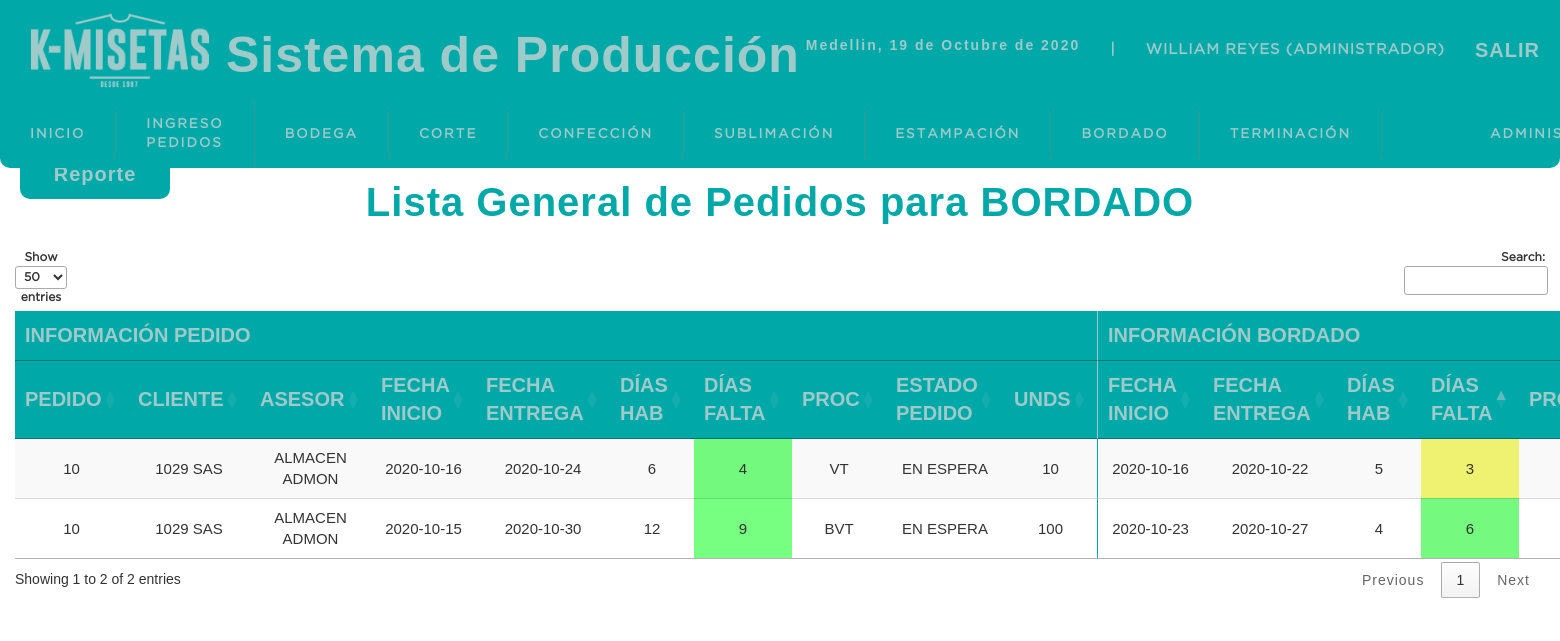
The page /sistema/listabordadogeneral.php (signed in) on the database as committed earlier.
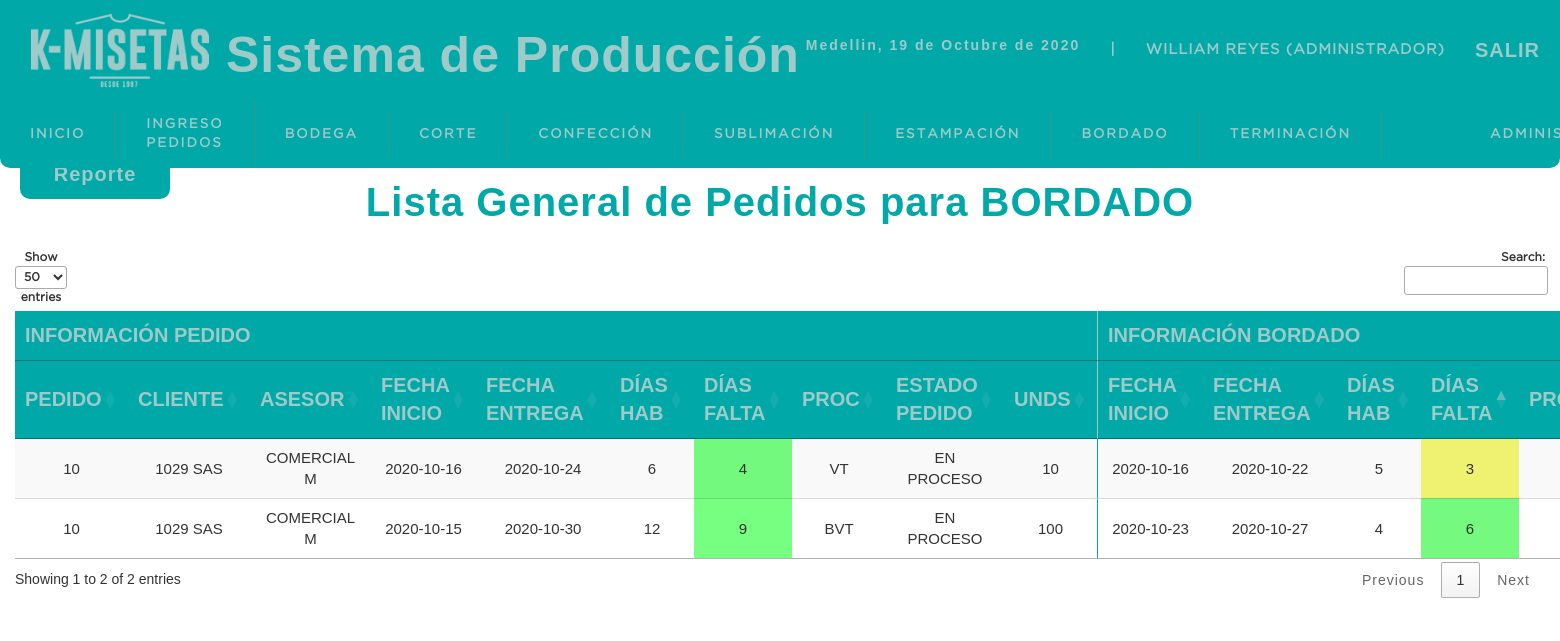
The same page on the database as committed later.
### tables this page shows
CREATE TABLE `pedidos` (
  `idpedido` int(11) NOT NULL,
  `num_pedido` varchar(10) NOT NULL,
  `cliente` varchar(50) NOT NULL,
  `asesor` varchar(15) NOT NULL,
  `fecha_inicio` date NOT NULL,
  `fecha_fin` date NOT NULL,
  `dias_habiles` int(11) NOT NULL,
  `procesos` int(11) NOT NULL,
  `unds` int(11) NOT NULL,
  `fecha_ingreso` datetime NOT NULL DEFAULT current_timestamp(),
  `usuario` int(11) NOT NULL,
  `area_inicio` varchar(13) NOT NULL DEFAULT '0',
  `estado` int(11) NOT NULL DEFAULT 0
);

CREATE TABLE `estado` (
  `id_estado` int(11) NOT NULL,
  `estado` varchar(15) NOT NULL
);

CREATE TABLE `procesos` (
  `idproceso` int(11) NOT NULL,
  `siglas` varchar(5) NOT NULL,
  `1` varchar(13) NOT NULL,
  `2` varchar(13) NOT NULL,
  `3` varchar(13) NOT NULL,
  `4` varchar(13) NOT NULL,
  `5` varchar(13) NOT NULL,
  `6` varchar(13) NOT NULL,
  `tiempo1` decimal(10,2) NOT NULL,
  `tiempo2` decimal(10,2) NOT NULL,
  `tiempo3` decimal(10,2) DEFAULT NULL,
  `tiempo4` decimal(10,2) DEFAULT NULL,
  `tiempo5` decimal(10,2) DEFAULT NULL,
  `tiempo6` decimal(10,2) DEFAULT NULL,
  `dias_habiles` int(11) NOT NULL
);

CREATE TABLE `bordado` (
  `idbordado` int(11) NOT NULL,
  `pedido` int(11) NOT NULL,
  `iniciofecha` date NOT NULL,
  `finfecha` date NOT NULL,
  `dias` int(11) NOT NULL,
  `inicioprocesofecha` date NOT NULL,
  `finprocesofecha` date NOT NULL,
  `obs_bordado` varchar(2000) NOT NULL,
  `parcial` int(11) NOT NULL DEFAULT 0,
  `estado` int(11) NOT NULL DEFAULT 0,
  `usuario` int(11) DEFAULT NULL,
  `logo` varchar(100) DEFAULT NULL,
  `pte_diseno` varchar(2) DEFAULT NULL,
  `num_bordado` int(11) DEFAULT NULL,
  `muestra` varchar(4) DEFAULT NULL,
  `punt_unidad` int(11) DEFAULT NULL
);

### sistema/listabordadogeneral.php (the view, shortened to what the changed rows need)
<?php
include "../conexion.php";
?>
<!DOCTYPE html>
<html lang="es">
<head>
    <?php include "includes/scripts.php" ?>
</head>
<body>
    <?php
    include "includes/header.php" ?>
    <section id="container">
        <center>
            <div style="width:100%">
                <h1>Lista General de Pedidos para BORDADO</h1>
                <table id="tabla" class="display">
                    <thead>
                        <tr class="titulo">
                            <th style="border-right: 1px solid #9ecaca" colspan="10">Información Pedido</th>
                            <th colspan="18"> Información Bordado</th>
                        </tr>
                        <tr class="titulo">
                            <th>Pedido</th>
                            <th>Cliente</th>
                            <th>Asesor</th>
                            <th>Fecha Inicio </th>
                            <th>Fecha Entrega</th>
                            <th>Días Hab</th>
                            <th>Días Falta</th>
                            <th>Proc</th>
                            <th>Estado Pedido</th>
                            <th style="border-right: 1px solid #9ecaca">Unds</th>
                            <th>Fecha Inicio </th>
                            <th>Fecha Entrega</th>
                            <th>Días Hab</th>
                            <th>Días Falta</th>
                            <th>Producto</th>
                        </tr>
                    </thead>
                    <tbody>
                        <?php
                        function number_of_working_days($from, $to)
                        {
                            $workingDays = [1, 2, 3, 4, 5];
                            $holidayDays = ['', '*', ''];
                            $from = new DateTime($from);
                            $to = new DateTime($to);
                            $to->modify('+1 day');
                            $interval = new DateInterval('P1D');
                            $periods = new DatePeriod($from, $interval, $to);
                            $days = 0;
                            foreach ($periods as $period) {
                                if (!in_array($period->format('N'), $workingDays)) continue;
                                $days++;
                            }
                            return $days;
                        }
                        $query = mysqli_query($conexion, "SELECT pe.num_pedido, pe.cliente, pe.asesor, pe.fecha_inicio as 'iniciopedido',
            pe.fecha_fin as 'finpedido', pe.dias_habiles as 'diaspedido', pe.unds, pe.fecha_ingreso, pe.usuario,
            bor.idbordado, bor.iniciofecha as 'iniciobordado', bor.finfecha as 'finbordado', bor.dias as 'diasbordado',
            bor.inicioprocesofecha, bor.finprocesofecha, bor.parcial, us.usuario, bor.obs_bordado, pr.siglas, es.estado, est.estado as
            'estadopedido', bor.logo, bor.pte_diseno, bor.num_bordado, bor.muestra, bor.punt_unidad, bor.pedido
            FROM pedidos pe
            INNER JOIN procesos pr ON pe.procesos=pr.idproceso
            INNER JOIN bordado bor ON pe.idpedido=bor.pedido
            INNER JOIN usuario us on pe.usuario=us.idusuario
            INNER JOIN estado es ON bor.estado=es.id_estado
            INNER JOIN estado est ON pe.estado=est.id_estado
            WHERE bor.estado<=2");
                        $result = mysqli_num_rows($query);
                        if ($result > 0) {
                            while ($data = mysqli_fetch_array($query)) {
                                $pedido = $data['pedido'];
                                $prod_confe = mysqli_query($conexion, "SELECT * FROM confeccion WHERE pedido=$pedido");
                                $consult_confec = mysqli_fetch_array($prod_confe);
                                $prod_confec = $consult_confec['entrega'];
                                $prod_bod = mysqli_query($conexion, "SELECT * FROM bodega WHERE pedido=$pedido");
                                $consult_bod = mysqli_fetch_array($prod_bod);
                                $prod_bode = $consult_bod['entrega'];
                                $unds = $data['unds'];
                                $parcial = $data['parcial'];
                                $falta = $unds - $parcial;
                                $hoy = date('Y-m-d');
                                $diapedido = $data['finpedido'];
                                $diabordado = $data['finbordado'];
                                $estadopedido = $data['estadopedido'];
                                $logo=$data['logo'];
                                $pte_diseno=$data['pte_diseno'];
                                $num_bordado=$data['num_bordado'];
                                $muestra=$data['muestra'];
                                $punt_unidad=$data['punt_unidad'];
                                $total_bordados=$falta * $num_bordado;
                                $total_puntadas=$falta * $punt_unidad;
                                $horas_estimadas=$total_puntadas/60000;
                                $diafaltapedido =  number_of_working_days($hoy, $diapedido) - 1;
                                $diafaltabordado =  number_of_working_days($hoy, $diabordado) - 1;
                                echo "
                    <tr>
                    <td>" . $data['num_pedido'] . "</td>
                    <td>" . $data['cliente'] . "</td>
                    <td>" . $data['asesor'] . "</td>
                    <td>" . $data['iniciopedido'] . "</td>
                    <td>" . $data['finpedido'] . "</td>
                    <td>" . $data['diaspedido'] . "</td>";
                                if ($diafaltapedido > 3) {
                                    echo "<td class=\"greentable\">" . $diafaltapedido . "</td>";
                                } elseif ($diafaltapedido >= 0) {
                                    echo "<td class=\"yellowtable\">" . $diafaltapedido . "</td>";
                                } else {
                                    echo "<td class=\"redtable\">" . $diafaltapedido . "</td>";
                                }
                                echo " <td>" . $data['siglas'] . "</td>
                    <td>" . $estadopedido . "</td>
                    <td style=\"border-right: 1px solid #00a8a8\">" . $unds . "</td>
                    <td>" . $data['iniciobordado'] . "</td>
                    <td>" . $data['finbordado'] . "</td>
                    <td>" . $data['diasbordado'] . "</td>";
                                if ($diafaltabordado > 3) {
                                    echo "<td class=\"greentable\">" . $diafaltabordado . "</td>";
                                } elseif ($diafaltabordado >= 0) {
                                    echo "<td class=\"yellowtable\">" . $diafaltabordado . "</td>";
                                } else {
                                    echo "<td class=\"redtable\">" . $diafaltabordado . "</td>";
                                }
                                echo "
                                <td>" . $prod_confec . $prod_bode . "</td>
                                <td>".$logo."</td>
                                <td>".$pte_diseno."</td>
                                <td>".$num_bordado."</td>
                                <td>".$muestra."</td>
                                <td>".$total_bordados."</td>
                                <td>".$punt_unidad."</td>
                                <td>".$total_puntadas."</td>
                                <td>".$horas_estimadas." </td>
                    <td>" . $parcial . "</td>
                    <td>" . $falta . "</td>
                    <td>" . $data['obs_bordado'] . "</td>
                    <td>" . $data['estado'] . "</td>
                    <td><div>
                    <a title=\"Editar\"class=\"link_edit\"href=\"editar_bordado.php?id=" . $data['idbordado'] . "\"><span class=\"glyphicon glyphicon-pencil\" aria-hidden=\"true\"></span></a>
                    <a title=\"Finalizar\"class=\"link_edit\"href=\"finalizar_bordado.php?id=" . $data['idbordado'] . "\"><span class=\"glyphicon glyphicon-ok\" aria-hidden=\"true\"></span></a>
                    <a title=\"Anular\"class=\"link_delete\"href=\"anular_bordado.php?id=" . $data['idbordado'] . "\"><span class=\"glyphicon glyphicon-trash\" aria-hidden=\"true\"></span></a>
                    </div>
                    </td>
                    </tr>                    ";
                            }
                        }
                        ?>
                    </tbody>
                </table>
            </div>
        </center>

Rows that differ between the two databases and show on the page:
changed pedidos "BVT": asesor "ALMACEN ADMON" → "COMERCIAL M"; estado.estado "EN ESPERA" → "EN PROCESO"
changed pedidos "VT": asesor "ALMACEN ADMON" → "COMERCIAL M"; estado.estado "EN ESPERA" → "EN PROCESO"
